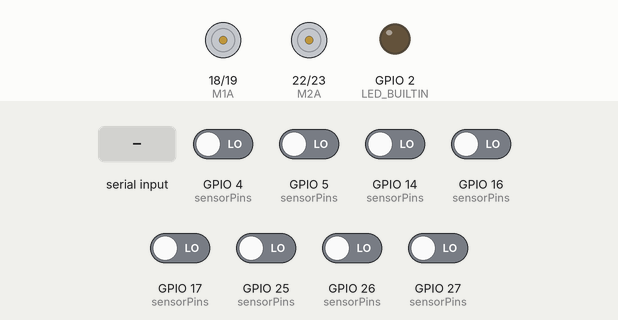
Recording of a program running on a simulated ESP32. Shown: motor-driver pin pairs drawn as motors (green arrow = first pin HIGH = forward, orange = second pin HIGH = backward, longer = more drive), output pins drawn as LEDs (lit = HIGH). The inputs (shaded band) are chosen by the test bench; at power-on: GPIO 4 (sensorPins), GPIO 5 (sensorPins), GPIO 14 (sensorPins), GPIO 16 (sensorPins), GPIO 17 (sensorPins), GPIO 25 (sensorPins), GPIO 26 (sensorPins), GPIO 27 (sensorPins) LOW. Nothing arrives over Bluetooth unless stated.

Above: at 9.2 s.
9.3 s: "A\n" received over the second serial link
At 10.1 s:
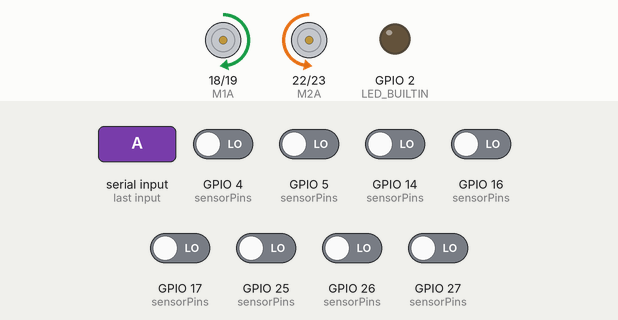
10.8 s: GPIO 4 (sensorPins) driven HIGH
At 12.0 s:
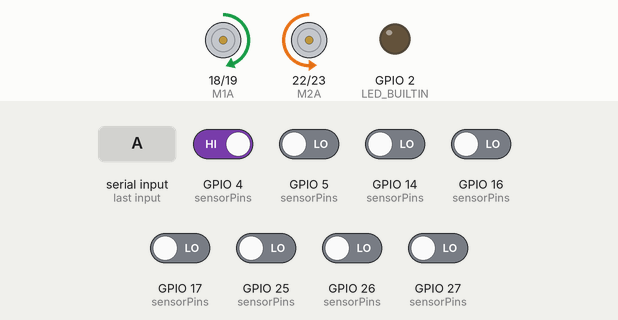
12.3 s: GPIO 14 (sensorPins) driven HIGH
At 13.5 s:
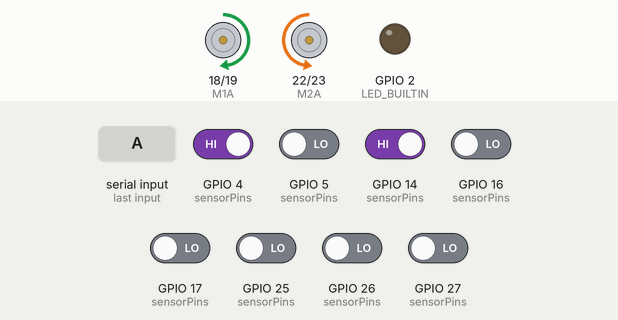
13.8 s: GPIO 5 (sensorPins) driven HIGH
At 15.0 s:
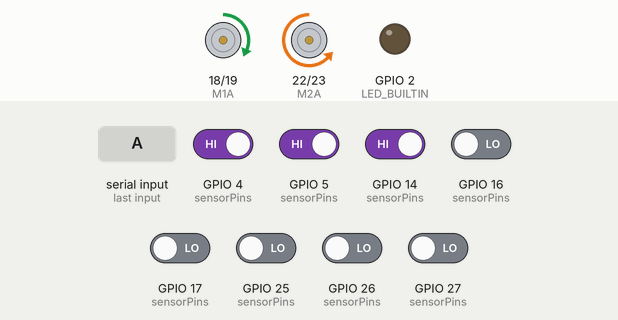
15.3 s: GPIO 25 (sensorPins) driven HIGH
At 16.5 s:
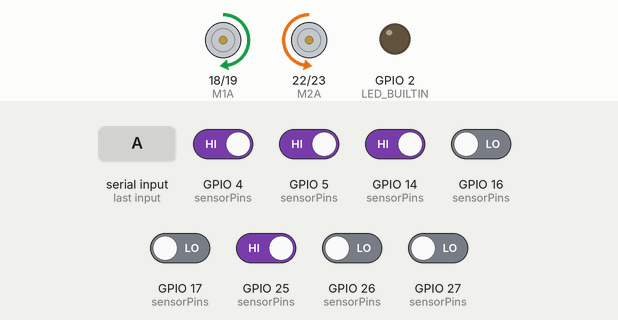
16.8 s: GPIO 16 (sensorPins) driven HIGH
At 17.46 s:
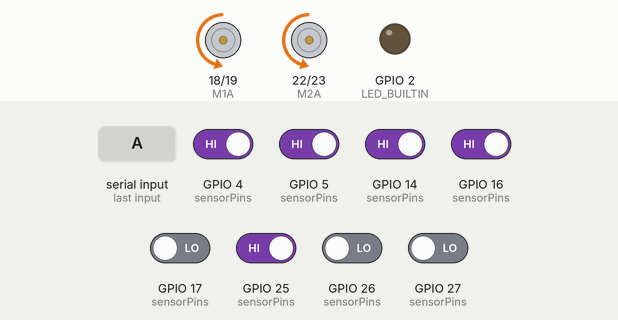
Timing chart, 0 to 20.8 s (numbered marks = the images above; inputs shaded):
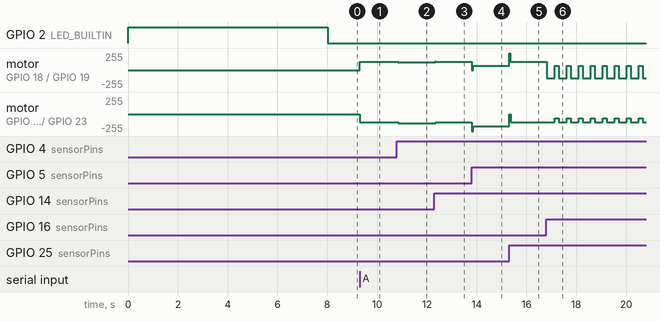

Measured:
- after the input at 9.3 s, motor on GPIO 18 (M1A) / GPIO 19 (M1B): stopped → forward 127/255 at once; motor on GPIO 22 (M2A) / GPIO 23 (M2B): stopped → backward 127/255 at once
- after the input at 10.8 s, motor on GPIO 18 (M1A) / GPIO 19 (M1B): forward 127/255 → forward 113/255 after 0.05 s; motor on GPIO 22 (M2A) / GPIO 23 (M2B): backward 127/255 → backward 139/255 after 0.05 s
- after the input at 12.3 s, motor on GPIO 18 (M1A) / GPIO 19 (M1B): forward 113/255 → forward 127/255 at once; motor on GPIO 22 (M2A) / GPIO 23 (M2B): backward 139/255 → backward 126/255 after 0.05 s, → backward 127/255 0.13 s later
- after the input at 13.8 s, motor on GPIO 18 (M1A) / GPIO 19 (M1B): forward 127/255 → stopped at once, → forward 65/255 0.06 s later; motor on GPIO 22 (M2A) / GPIO 23 (M2B): backward 127/255 → backward 255/255 at once, → backward 187/255 0.06 s later
- after the input at 15.3 s, motor on GPIO 18 (M1A) / GPIO 19 (M1B): forward 65/255 → forward 127/255 at once; motor on GPIO 22 (M2A) / GPIO 23 (M2B): backward 187/255 → stopped at once, → backward 126/255 0.06 s later, → backward 127/255 0.13 s later
- after the input at 16.8 s, motor on GPIO 18 (M1A) / GPIO 19 (M1B): alternates backward 120/255 for 0.32 s and forward 65/255 for 0.16 s, starting at once; motor on GPIO 22 (M2A) / GPIO 23 (M2B): alternates backward 120/255 for 0.32 s and backward 65/255 for 0.16 s, starting at once

The program:

main.cpp
```cpp
#include <Arduino.h>
#include <QTRSensors.h>
#include <BluetoothSerial.h>

BluetoothSerial SerialBT;

// ======================== PINS ========================
#define M1A 18
#define M1B 19
#define M2A 22
#define M2B 23

#define NUM_SENSORS 8
uint8_t sensorPins[NUM_SENSORS] = {25, 26, 27, 14, 4, 16, 17, 5};

QTRSensors qtr;
uint16_t values[NUM_SENSORS];

// ======================== PWM ========================
const int PWM_FREQ       = 10000;
const int PWM_RESOLUTION = 8;
const int CH_M1A = 0, CH_M1B = 1, CH_M2A = 2, CH_M2B = 3;

// ======================== TUNING ========================
// Bluetooth commands:
//   P<val>   Kp              e.g. P0.018
//   D<val>   Kd              e.g. D1.500
//   B<val>   baseSpeed       e.g. B55
//   DB<val>  deadband        e.g. DB150
//   PT<val>  pivotMs         e.g. PT350
//   PB<val>  postBumpMs      e.g. PB150
//   PW<val>  pivotPwm        e.g. PW90
//   FW<val>  bumpPwm         e.g. FW65
//   CC<val>  cornerCount     e.g. CC5
//   CT<val>  cornerThreshold e.g. CT700
//   AL<val>  alpha 0.0-1.0   e.g. AL0.40
//   LT<val>  leftTrim        e.g. LT-10
//   RT<val>  rightTrim       e.g. RT+10
//   V        print all values

float Kp              = 0.0390f;
float Kd              = 0.760f;
int   baseSpeed       = 127;
int   deadband        = 250;

int   pivotMs         = 320;
int   postBumpMs      = 150;
int   pivotPwm        = 120;    // One wheel forward at this, other wheel backward at this
int   bumpPwm         = 65;
int   cornerCount     = 5;
int   cornerThreshold = 1500;

float alpha = 0.40f;

int leftTrim  = 0;
int rightTrim = 0;

// ======================== STATE MACHINE ========================
enum RobotState : uint8_t { DISARMED, FOLLOW, PIVOT, BUMP };
RobotState robotState = DISARMED;
unsigned long stateStartMs = 0;

bool   armed        = false;
String rxBuf        = "";

int   lastError     = 0;
float filteredSteer = 0.0f;
int   lastErrorSign = 0;
int   cornerDir     = 1;
unsigned long lastLoopMs = 0;

unsigned long lastBtPrintMs = 0;

// ======================== HELPERS ========================
static inline int clampInt(int v, int lo, int hi) {
  if (v < lo) return lo;
  if (v > hi) return hi;
  return v;
}

static inline void changeState(RobotState s) {
  robotState   = s;
  stateStartMs = millis();
}

int countBlack(uint16_t* vals) {
  int n = 0;
  for (int i = 0; i < NUM_SENSORS; i++)
    if ((int)vals[i] > cornerThreshold) n++;
  return n;
}

// ======================== MOTOR HELPERS ========================
struct MotorOut { int pwmA, pwmB; };

// Full bidirectional — positive = forward, negative = reverse
MotorOut mapMotorDir(int cmd, bool forwardIsA) {
  MotorOut m;
  int mag = clampInt(abs(cmd), 0, 255);
  if (cmd > 0) {
    m.pwmA = forwardIsA ? mag : 0;
    m.pwmB = forwardIsA ? 0   : mag;
  } else if (cmd < 0) {
    m.pwmA = forwardIsA ? 0   : mag;
    m.pwmB = forwardIsA ? mag : 0;
  } else {
    m.pwmA = m.pwmB = 0;
  }
  return m;
}

void writeMotors(MotorOut left, MotorOut right) {
  ledcWrite(CH_M1A, right.pwmA);  // M1 = RIGHT
  ledcWrite(CH_M1B, right.pwmB);
  ledcWrite(CH_M2A, left.pwmA);   // M2 = LEFT
  ledcWrite(CH_M2B, left.pwmB);
}

void stopMotors() {
  MotorOut z = {0, 0};
  writeMotors(z, z);
}

// Follow: clamp to 0..255 — no reverse during line following
void setFollowSpeeds(int leftSpd, int rightSpd) {
  leftSpd  = clampInt(leftSpd,  -80, 255);
  rightSpd = clampInt(rightSpd, -80, 255);
  writeMotors(
    mapMotorDir(leftSpd,  false),
    mapMotorDir(rightSpd, true)
  );
}

// True in-place pivot: one wheel forward, opposite wheel backward
// dir=+1 → turn right: left forward, right backward
// dir=-1 → turn left:  right forward, left backward
void doPivotMotors(int dir) {
  int leftCmd  =  dir * pivotPwm;   // +dir = forward for left
  int rightCmd = -dir * pivotPwm;   // -dir = backward for right
  writeMotors(
    mapMotorDir(leftCmd,  false),
    mapMotorDir(rightCmd, true)
  );
}

void driveForward(int spd) {
  setFollowSpeeds(spd, spd);
}

// ======================== BLUETOOTH ========================
void btPrint(const String& s) { SerialBT.println(s); }

void printVars() {
  btPrint(
    "Kp="  + String(Kp, 4)     +
    " Kd=" + String(Kd, 4)     +
    " B="  + String(baseSpeed)  +
    " DB=" + String(deadband)   +
    " AL=" + String(alpha, 3)   +
    " PT=" + String(pivotMs)    +
    " PB=" + String(postBumpMs) +
    " PW=" + String(pivotPwm)   +
    " FW=" + String(bumpPwm)    +
    " CC=" + String(cornerCount) +
    " CT=" + String(cornerThreshold) +
    " LT=" + String(leftTrim) +
    " RT=" + String(rightTrim)
  );
}

void handleCommand(String s) {
  s.trim();
  if (s.length() == 0) return;

  if (s == "A") { armed = true;  stopMotors(); changeState(FOLLOW);   btPrint("ARMED");   return; }
  if (s == "S") { armed = false; stopMotors(); changeState(DISARMED); btPrint("STOPPED"); return; }
  if (s == "V") { printVars(); return; }

  if (s.startsWith("DB")) { deadband        = s.substring(2).toInt();   btPrint("DB=" + String(deadband));        return; }
  if (s.startsWith("PT")) { pivotMs         = s.substring(2).toInt();   btPrint("PT=" + String(pivotMs));         return; }
  if (s.startsWith("PB")) { postBumpMs      = s.substring(2).toInt();   btPrint("PB=" + String(postBumpMs));      return; }
  if (s.startsWith("PW")) { pivotPwm        = s.substring(2).toInt();   btPrint("PW=" + String(pivotPwm));        return; }
  if (s.startsWith("FW")) { bumpPwm         = s.substring(2).toInt();   btPrint("FW=" + String(bumpPwm));         return; }
  if (s.startsWith("CC")) { cornerCount     = s.substring(2).toInt();   btPrint("CC=" + String(cornerCount));     return; }
  if (s.startsWith("CT")) { cornerThreshold = s.substring(2).toInt();   btPrint("CT=" + String(cornerThreshold)); return; }
  if (s.startsWith("AL")) { alpha           = s.substring(2).toFloat(); btPrint("AL=" + String(alpha, 3));        return; }
  if (s.startsWith("LT")) { leftTrim        = s.substring(2).toInt();   btPrint("LT=" + String(leftTrim));        return; }
  if (s.startsWith("RT")) { rightTrim       = s.substring(2).toInt();   btPrint("RT=" + String(rightTrim));       return; }

  char   cmd = s.charAt(0);
  String val = s.substring(1);
  switch (cmd) {
    case 'P': Kp        = val.toFloat(); btPrint("Kp="   + String(Kp, 4));    break;
    case 'D': Kd        = val.toFloat(); btPrint("Kd="   + String(Kd, 4));    break;
    case 'B': baseSpeed = val.toInt();   btPrint("base=" + String(baseSpeed)); break;
    default:  btPrint("ERR: unknown cmd"); break;
  }
}

void pollBluetooth() {
  while (SerialBT.available()) {
    char c = (char)SerialBT.read();
    if (c == '\n' || c == '\r') {
      if (rxBuf.length() > 0) { handleCommand(rxBuf); rxBuf = ""; }
    } else {
      if (rxBuf.length() < 64) rxBuf += c;
    }
  }
}

// ======================== SETUP ========================
void setup() {
  pinMode(LED_BUILTIN, OUTPUT);
  digitalWrite(LED_BUILTIN, LOW);

  ledcSetup(CH_M1A, PWM_FREQ, PWM_RESOLUTION); ledcAttachPin(M1A, CH_M1A);
  ledcSetup(CH_M1B, PWM_FREQ, PWM_RESOLUTION); ledcAttachPin(M1B, CH_M1B);
  ledcSetup(CH_M2A, PWM_FREQ, PWM_RESOLUTION); ledcAttachPin(M2A, CH_M2A);
  ledcSetup(CH_M2B, PWM_FREQ, PWM_RESOLUTION); ledcAttachPin(M2B, CH_M2B);
  stopMotors();

  SerialBT.begin("ESP32_PD");
  qtr.setTypeRC();
  qtr.setSensorPins(sensorPins, NUM_SENSORS);
  qtr.setTimeout(2500);

  digitalWrite(LED_BUILTIN, HIGH);
  btPrint("CALIBRATING...");

  unsigned long start = millis();
  while (millis() - start < 8000) qtr.calibrate();

  digitalWrite(LED_BUILTIN, LOW);
  btPrint("DONE. Send A to arm.");
  changeState(DISARMED);
}

// ======================== LOOP ========================
void loop() {
  pollBluetooth();

  if (!armed || robotState == DISARMED) {
    stopMotors();
    delay(5);
    return;
  }

  unsigned long now     = millis();
  unsigned long elapsed = now - stateStartMs;

  // ----------------------------------------------------------------
  // STATE: PIVOT — true in-place spin (one fwd, one rev)
  // ----------------------------------------------------------------
  if (robotState == PIVOT) {
    doPivotMotors(cornerDir);
    if (elapsed >= (unsigned long)pivotMs) {
      btPrint("PIVOT DONE");
      changeState(BUMP);
    }
    return;
  }

  // ----------------------------------------------------------------
  // STATE: BUMP — short forward nudge to land on the new line
  // ----------------------------------------------------------------
  if (robotState == BUMP) {
    driveForward(bumpPwm);
    if (elapsed >= (unsigned long)postBumpMs) {
      lastError     = 0;
      filteredSteer = 0.0f;
      btPrint("RESUMING");
      changeState(FOLLOW);
    }
    return;
  }

  // ----------------------------------------------------------------
  // STATE: FOLLOW
  // ----------------------------------------------------------------
  int position = (int)qtr.readLineBlack(values);
  long num = 0, den = 0;
  int pos[NUM_SENSORS] = {-3500, -2500, -1500, -500, 500, 1500, 2500, 3500};
  qtr.read(values);
  for (int i = 0; i < NUM_SENSORS; i++) {
    int w = (i == 0 || i == NUM_SENSORS-1) ? 2 : 1;  // Give outer sensors more weight
    num += (long) pos[i] * values[i] * w;
    den += (long) values[i] * w;
  }

  int error = (den > 0) ? (num / den) : lastError;

  int bc       = countBlack(values);

  // Track approach direction (ignore noise near centre)
  if (error < -200)     lastErrorSign = -1;
  else if (error > 200) lastErrorSign = +1;

  // Corner detection
  static int cornerFrames = 0;

  if (bc >= cornerCount && (values[0] > cornerThreshold || values[NUM_SENSORS-1] > cornerThreshold)) {
      cornerFrames++;
      if (cornerFrames >= 2) {
          cornerFrames = 0;
          cornerDir = lastErrorSign;
          if (cornerDir == 0) cornerDir = 1;
          btPrint("CORNER dir=" + String(cornerDir) + " bc=" + String(bc));
          changeState(PIVOT);
          return;
      }
  } else {
      cornerFrames = 0;  // reset if condition breaks
  }

  // Deadband — within ±deadband treat error as zero, motors run equal speed
  int effectiveError = (abs(error) <= deadband) ? 0 : error;

  // PD control
  int derivative = effectiveError - lastError;
  lastError = effectiveError;

  float rawSteer = (Kp * (float)effectiveError) + (Kd * (float)derivative);

  filteredSteer = alpha * rawSteer + (1.0f - alpha) * filteredSteer;

  float steer = filteredSteer;
  if (steer >  200.0f) steer =  200.0f;
  if (steer < -200.0f) steer = -200.0f;

  // Clamp to 0 minimum — line following never reverses, just slows
  int leftSpd  = clampInt((int)((float)baseSpeed + steer) + leftTrim,  0, 255);
  int rightSpd = clampInt((int)((float)baseSpeed - steer) + rightTrim, 0, 255);

  setFollowSpeeds(leftSpd, rightSpd);

  // BT debug every 200ms
if (now - lastBtPrintMs > 200UL) {
    lastBtPrintMs = now;
    btPrint(String(values[0]) + "," + String(values[1]) + "," + String(values[2]) + "," + String(values[3]) + "," +
            String(values[4]) + "," + String(values[5]) + "," + String(values[6]) + "," + String(values[7]) +
            "  pos=" + String(position) +
            "  err=" + String(error) +
            "  spd=" + String(leftSpd) + "," + String(rightSpd)
    );
  }

}
```
